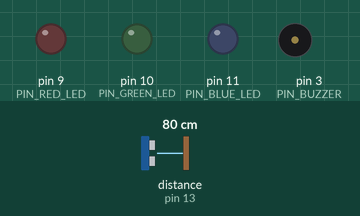
Simulated run of this sketch. Board: Arduino Uno, built with avr-gcc and run on an emulated ATmega328P. Shown: output pins drawn as LEDs (lit = HIGH), buzzer (waves = sounding). Wiring (inferred from the names in the program): ultrasonic range finder: trigger pin 12; echo pin 13. Inputs (shaded band) come from the test bench; at power-on: distance to the obstacle (sensor on pin 13) 80 cm. The echo pulse lasts 58.3 µs per cm; pins used as bus, display or sensor lines are not drawn.

Above: at 1.2 s.
1.3 s: distance to the obstacle (sensor on pin 13) set to 61 cm
2.8 s: distance to the obstacle (sensor on pin 13) set to 51 cm
At 2.95 s:
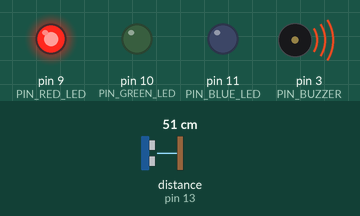
5.8 s: distance to the obstacle (sensor on pin 13) set to 45 cm
At 5.97 s:
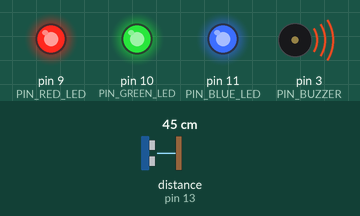
8.8 s: distance to the obstacle (sensor on pin 13) set to 37 cm
At 8.99 s:
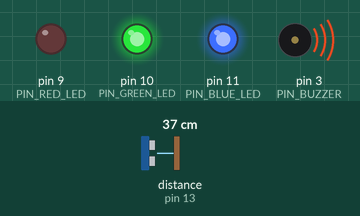
11.8 s: distance to the obstacle (sensor on pin 13) set to 9 cm
At 12.01 s:
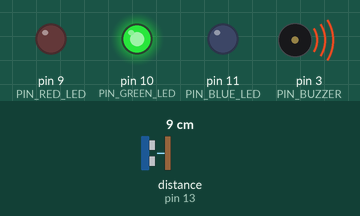
14.8 s: distance to the obstacle (sensor on pin 13) set to 2 cm
At 15.26 s:
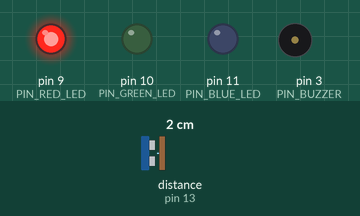
Timing chart, 0 to 18.8 s (numbered marks = the images above; inputs shaded):
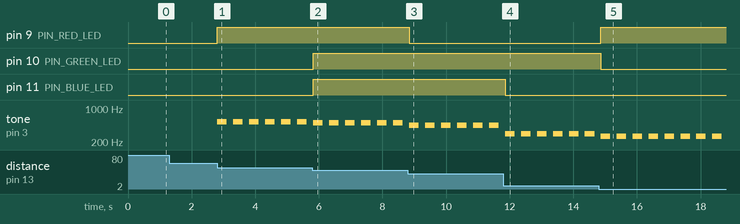

Measured:
- the behaviour switches between 57 and 56 cm on distance to the obstacle (sensor on pin 13) (found by bisection; images 0 and 1)
- the behaviour switches between 50 and 49 cm on distance to the obstacle (sensor on pin 13) (found by bisection; images 1 and 2)
- the behaviour switches between 43 and 42 cm on distance to the obstacle (sensor on pin 13) (found by bisection; images 2 and 3)
- after the input at 1.3 s, every drawn part: stays the same
- after the input at 2.8 s, pin 9 (PIN_RED_LED): LOW → HIGH at once; tone on pin 3 (PIN_BUZZER): alternates 523 Hz for 0.30 s and silent for 0.20 s, starting at once
- after the input at 5.8 s, pin 10 (PIN_GREEN_LED), pin 11 (PIN_BLUE_LED): LOW → HIGH at once
- after the input at 8.8 s, pin 9 (PIN_RED_LED): HIGH → LOW after 0.05 s
- after the input at 11.8 s, pin 11 (PIN_BLUE_LED): HIGH → LOW after 0.06 s
- after the input at 14.8 s, pin 9 (PIN_RED_LED): LOW → HIGH after 0.07 s; pin 10 (PIN_GREEN_LED): HIGH → LOW after 0.07 s

The sketch:

d03_ultrasonic_sensor_piano.ino
```cpp
int PIN_BUZZER = 3;
int PIN_RED_LED = 9;
int PIN_GREEN_LED = 10;
int PIN_BLUE_LED = 11;
int PIN_TRIG = 12;
int PIN_ECHO = 13;

int notes[8] = {262, 294, 330, 349, 392, 440, 494, 523};
boolean ledList[8][3] = {
  {true, false, false}, {false, true, false}, {false, false, true}, {true, true, false}, {true, false, true},
  {false, true, true}, {true, true, true}, {true, false, false}
};

int playTime = 300;
int pauseTime = 500;

void ledCtrl(boolean redState, boolean greenState, boolean blueState) {
  digitalWrite(PIN_RED_LED, redState);
  digitalWrite(PIN_GREEN_LED, greenState);
  digitalWrite(PIN_BLUE_LED, blueState);
}

int getDistance() {
  digitalWrite(PIN_TRIG, LOW);
  delayMicroseconds(2);
  digitalWrite(PIN_TRIG, HIGH);
  delayMicroseconds(10);
  digitalWrite(PIN_TRIG, LOW);
  float duration = pulseIn(PIN_ECHO, HIGH);
  return duration / 29.0 / 2;
}

void setup() {
  Serial.begin(9600);
  pinMode(PIN_RED_LED, OUTPUT);
  pinMode(PIN_GREEN_LED, OUTPUT);
  pinMode(PIN_BLUE_LED, OUTPUT);
  pinMode(PIN_TRIG, OUTPUT);
  pinMode(PIN_ECHO, INPUT);
}

void loop() {
  int distance = getDistance();
  int index = distance / 7;
  if (index < 8) {
    ledCtrl(ledList[index][0], ledList[index][1], ledList[index][2]);
    tone(PIN_BUZZER, notes[index], playTime);
    delay(pauseTime);
  } else {
    ledCtrl(false, false, false);
  }
}
```
